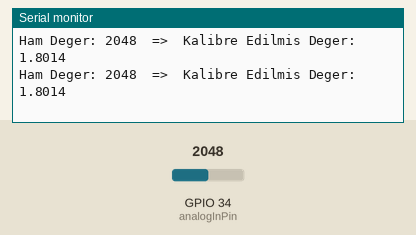
The sketch below on a simulated ESP32. Shown: the last lines printed to the serial monitor. Inputs (shaded band) come from the test bench; at power-on: GPIO 34 (analogInPin) = 2048.

Above: at 2.2 s.
2.3 s: GPIO 34 (analogInPin) set to 2866
At 2.9 s:
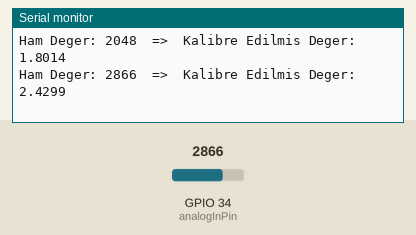
3.8 s: GPIO 34 (analogInPin) set to 3603
At 4.4 s:
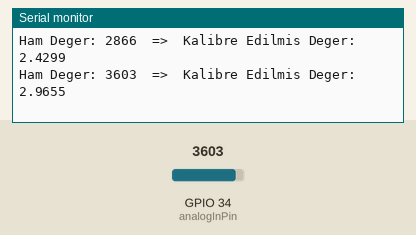
Timing chart, 0 to 6.8 s (numbered marks = the images above; inputs shaded):
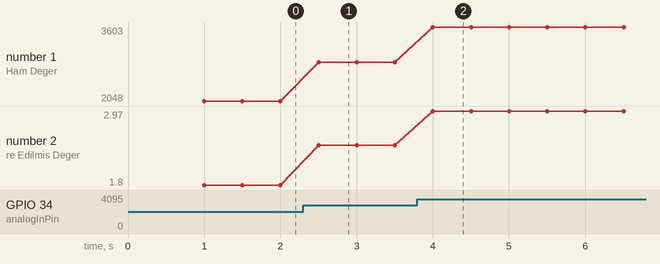

The sketch:

sketch_dec26a.ino
```cpp
const int analogInPin = 34; // ESP32 için ADC1 kanalı

// Kalibrasyon Katsayıları (2nd Order Polynomial)
const float a0 = 0.070938;
const float a1 = 0.000899733;
const float a2 = -0.000000026745;

void setup() {
  // ESP32 kullanıyorsan 115200 idealdir
  Serial.begin(115200);
  delay(1000);
  Serial.println("Sistem baslatiliyor...");
}

void loop() {
  // Ham değeri oku (0 - 4095 arası)
  int sensorValue = analogRead(analogInPin);

  // Kalibrasyon Formülü Uygulama: a0 + a1*x + a2*x^2
  // x*x işlemi pow(x, 2) fonksiyonundan daha hızlı çalışır.
  float calibratedValue = a0 + (a1 * sensorValue) + (a2 * sensorValue * sensorValue);

  // Seri Port Ekranına Yazdır
  Serial.print("Ham Deger: ");
  Serial.print(sensorValue);
  Serial.print("  =>  Kalibre Edilmis Deger: ");
  Serial.println(calibratedValue, 4); // Virgülden sonra 4 basamak göster

  delay(500); // Okumayı kolaylaştırmak için yarım saniye bekle
}
```

Measured:
- after the input at 2.3 s, the serial monitor: prints a new line after 0.20 s (image 1)
- after the input at 3.8 s, the serial monitor: prints a new line after 0.20 s (image 2)
- plotted number 1: 2048 → 2866 after the input at 2.3 s, 2866 → 3603 after the input at 3.8 s
- plotted number 2: 1.8 → 2.43 after the input at 2.3 s, 2.43 → 2.97 after the input at 3.8 s
